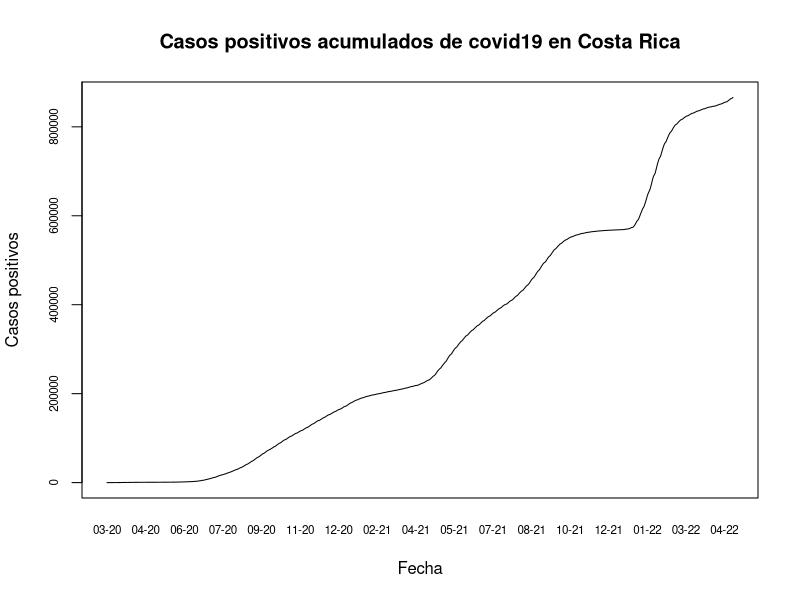
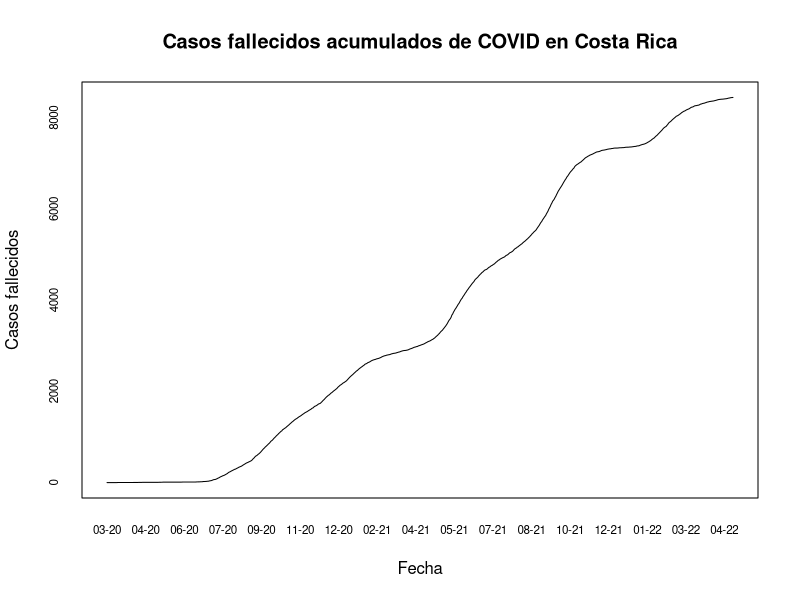
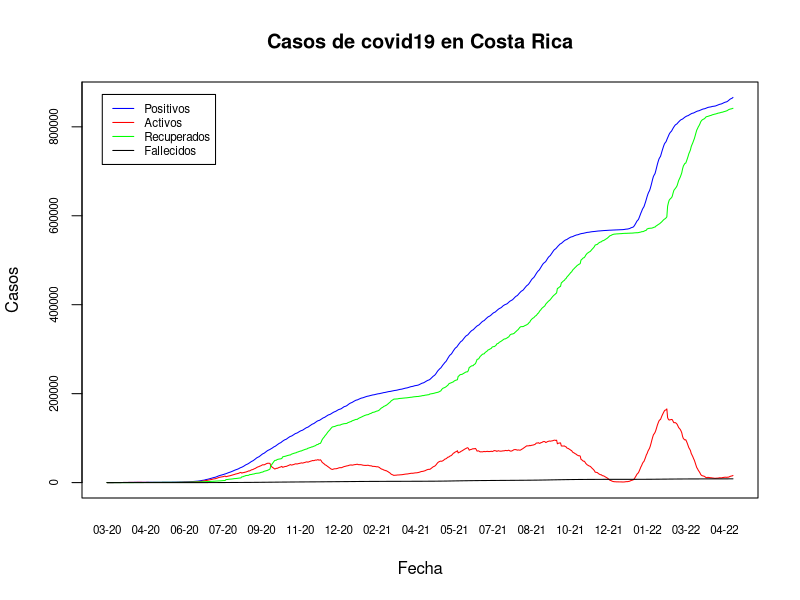

Source code (R) for these figures, in order:
## ---- chunk 1
knitr::opts_chunk$set(echo = TRUE)
## ---- chunk 2
covid <- read.csv("05_10_22_CSV_GENERAL.csv", sep = ";")

## ---- chunk 3
options(scipen = 7)
## ---- chunk 4
covid$FECHA <- as.Date(covid$FECHA, format = "%d/%m/%Y")
## ---- chunk 5
plot(x = covid$FECHA, 
     y = covid$positivos,
     type = "l",
     xaxt = "n",
     yaxt = "n",
     main = "Casos positivos acumulados de covid19 en Costa Rica",
     xlab = "Fecha",
     ylab = "Casos positivos")

# Formato del eje X
axis(side = 1,
     covid$FECHA,
     tick = FALSE,
     format(covid$FECHA, "%m-%y"),
     cex.axis = .7)

# Formato del eje Y
axis(
  side = 2,
  covid$positivos,
  labels = TRUE,  
  at = seq(0, 1000000, by = 200000),
  cex.axis = .7
)
## ---- chunk 6
plot(
  covid$FECHA,
  covid$fallecidos,
  type = "l",
  xaxt = "n",
  yaxt = "n",
  main = "Casos fallecidos acumulados de COVID en Costa Rica",
  xlab = "Fecha",
  ylab = "Casos fallecidos"
)

# Formato del eje X
axis(side = 1,
     covid$FECHA,
     tick = FALSE,
     format(covid$FECHA, "%m-%y"),
     cex.axis = .7)

# Formato del eje Y
axis(
  side = 2,
  covid$fallecidos,
  labels = TRUE,  
  at = seq(0, 10000, by = 2000),
  cex.axis = .7
)
## ---- chunk 7
plot(x = covid$FECHA, 
     y = covid$positivos,
     type = "l",
     xaxt = "n",
     yaxt = "n",
     main = "Casos de covid19 en Costa Rica",
     xlab = "Fecha",
     ylab = "Casos",
     col="blue",
)
# casos activos
lines(covid$FECHA,covid$activos, col = "red")

# Casos recuperados 
lines(covid$FECHA,covid$RECUPERADOS, col="green")

# Caos de fallecidos
lines(covid$FECHA, covid$fallecidos, col= "black")

# Leyenda
legend(
  x = "topleft",
  inset = 0.03,
  legend = c("Positivos", "Activos", "Recuperados", "Fallecidos"),
  col = c("blue", "red", "green", "black"),
  lty = 1,
  cex = 0.7)






# Formato del eje X
axis(side = 1,
     covid$FECHA,
     tick = FALSE,
     format(covid$FECHA, "%m-%y"),
     cex.axis = .7)

# Formato del eje Y
axis(
  side = 2,
  covid$positivos,
  labels = TRUE,  
  at = seq(0, 1000000, by = 200000),
  cex.axis = .7
)
